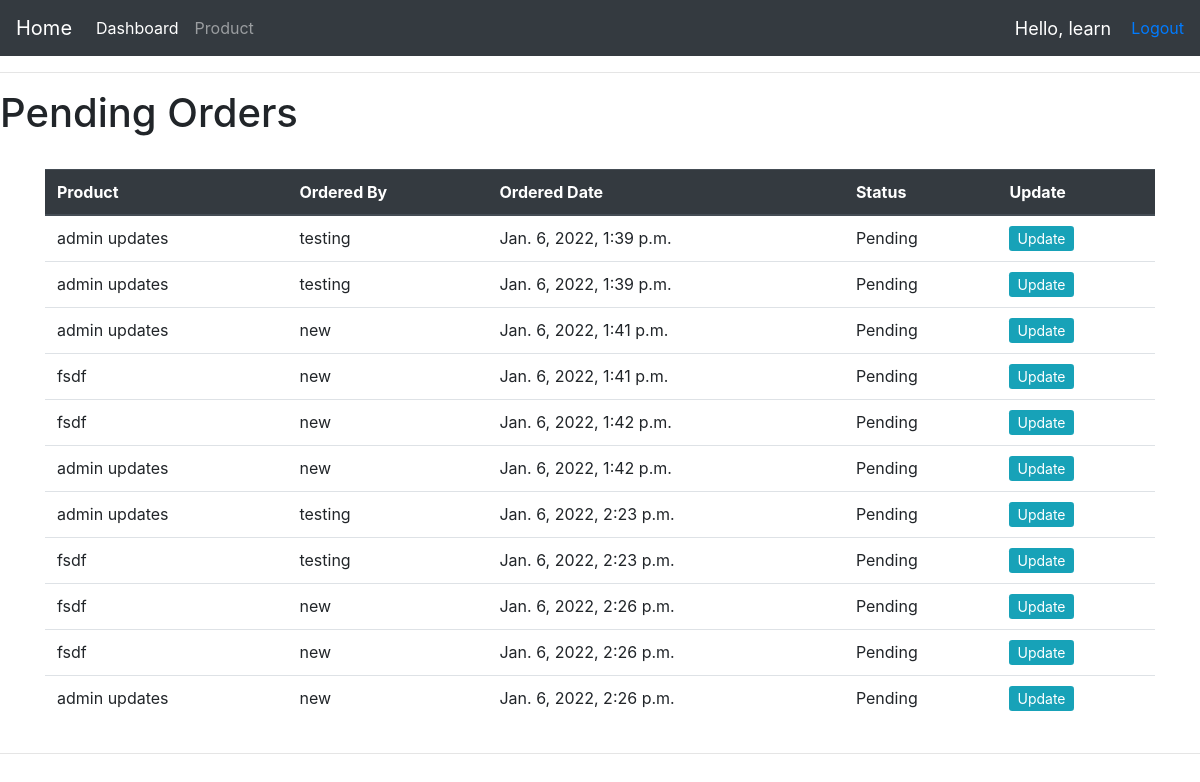
/all_orders/ (signed in), run on an earlier commit of the app's database.
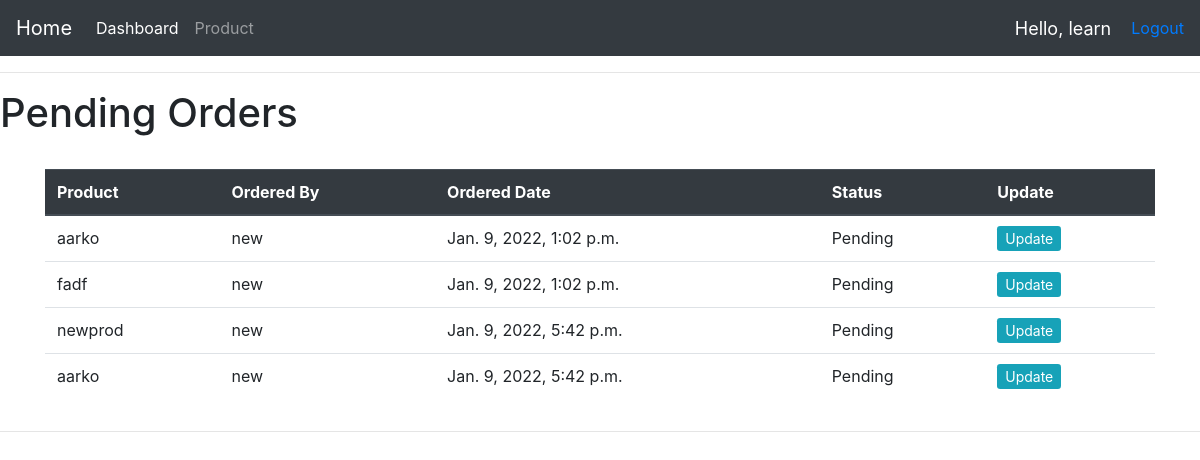
And on a later commit of the database.
### account/models.py (models this page shows, shortened)
class Order(models.Model):
    STATUS = (
        ('Pending' , 'Pending'),
        ('Out of delivery', 'Out of delivery'),
        ('Delivered' , 'Deliverd')
    )
    customer = models.ForeignKey(Customer , null=True  , on_delete=models.SET_NULL)
    product = models.ForeignKey(Product , null=True , on_delete= models.SET_NULL)
    date_created = models.DateTimeField(auto_now_add=True , null=True)
    status = models.CharField(max_length=200 , null = True , choices=STATUS)

class Product(models.Model):
    CATAGORY = (
        ('Indoor' , 'Indoor'),
        ('Outdoor' , 'Outdoor')
    )
    name = models.CharField(max_length=200, null=True)
    tag = models.ManyToManyField(Tag)
    img = models.ImageField(default = "profile.png" ,  null = True , blank = True, upload_to="products")
    price = models.FloatField(null=True)
    catagory = models.CharField(max_length=200, null=True , choices=CATAGORY)
    date_created = models.DateTimeField(auto_now_add=True , null=True)
    def __str__(self):
        return self.name

class Customer(models.Model):
    user = models.OneToOneField(User, null=True , on_delete=models.CASCADE)
    name = models.CharField(max_length=200, null=True)
    phone = models.CharField(max_length=200 , null=True)
    email = models.CharField(max_length=200 , null= True)
    profile_pic = models.ImageField(default = "profile.png" ,  null = True , blank = True)
    date_created = models.DateTimeField(auto_now_add=True , null=True)

### account/decorators.py (the view)
        def wrapper_func(request , *args , **kwargs):
            group = None
            if request.user.groups.exists():
                group = request.user.groups.all()[0].name
                if group in allowed_roles:
                    print(view_func)
                    return view_func(request , *args , **kwargs)
                else:
                    return HttpResponse('You are not authorized to view this page.')

### account/views.py (called while the page is built)
@login_required(login_url='login')
@allowed_user(allowed_roles = ['admin'])
def all_orders(request):
    try:
        orders = Order.objects.filter(status = 'Pending')
        return render(request , 'accounts/ordered_products.html' , {'orders' : orders})
    except:
        return HttpResponse('ERROR OCCURED')

### account/templates/accounts/ordered_products.html
{% extends 'accounts/main.html' %}
{% block content%}
<h1>Pending Orders</h1>
<div class="container">
  <br>
  <div class="container">
<div class="row">
      <table class="table">
        <thead class="thead-dark">
          <tr>
            <th scope="col">Product</th>
            <th scope="col">Ordered By</th>
            <th scope="col">Ordered Date</th>
            <th scope="col">Status</th>
            <th scope="col">Update</th>
          </tr>
        </thead>
        <tbody>
        {% for ord in orders %}
        <tr>
          <td>{{ord.product}}</td>
          <td>{{ord.customer.name}}</td>
          <td>{{ord.date_created}}</td>
          <td>{{ord.status}}</td>
          <td><a class="btn-sm btn-info" href="{% url 'update_order' ord.id %}">Update</a></td>
        </tr>
      {% endfor %}
        </tbody>
      </table>
    </div>
  </div>
</div>
{% endblock %}

What changed in the data, as far as the page shows it:
removed Order: product "admin updates", customer.name "testing", date_created "Jan. 6, 2022, 1:39 p.m.", status "Pending"
removed Order: product "admin updates", customer.name "testing", date_created "Jan. 6, 2022, 1:39 p.m.", status "Pending"
removed Order: product "admin updates", customer.name "new", date_created "Jan. 6, 2022, 1:41 p.m.", status "Pending"
removed Order: product "fsdf", customer.name "new", date_created "Jan. 6, 2022, 1:41 p.m.", status "Pending"
removed Order: product "fsdf", customer.name "new", date_created "Jan. 6, 2022, 1:42 p.m.", status "Pending"
removed Order: product "admin updates", customer.name "new", date_created "Jan. 6, 2022, 1:42 p.m.", status "Pending"
removed Order: product "admin updates", customer.name "testing", date_created "Jan. 6, 2022, 2:23 p.m.", status "Pending"
removed Order: product "fsdf", customer.name "testing", date_created "Jan. 6, 2022, 2:23 p.m.", status "Pending"
removed Order: product "fsdf", customer.name "new", date_created "Jan. 6, 2022, 2:26 p.m.", status "Pending"
removed Order: product "fsdf", customer.name "new", date_created "Jan. 6, 2022, 2:26 p.m.", status "Pending"
removed Order: product "admin updates", customer.name "new", date_created "Jan. 6, 2022, 2:26 p.m.", status "Pending"
added Order: product "aarko", customer.name "new", date_created "Jan. 9, 2022, 1:02 p.m.", status "Pending"
added Order: product "fadf", customer.name "new", date_created "Jan. 9, 2022, 1:02 p.m.", status "Pending"
added Order: product "newprod", customer.name "new", date_created "Jan. 9, 2022, 5:42 p.m.", status "Pending"
added Order: product "aarko", customer.name "new", date_created "Jan. 9, 2022, 5:42 p.m.", status "Pending"
